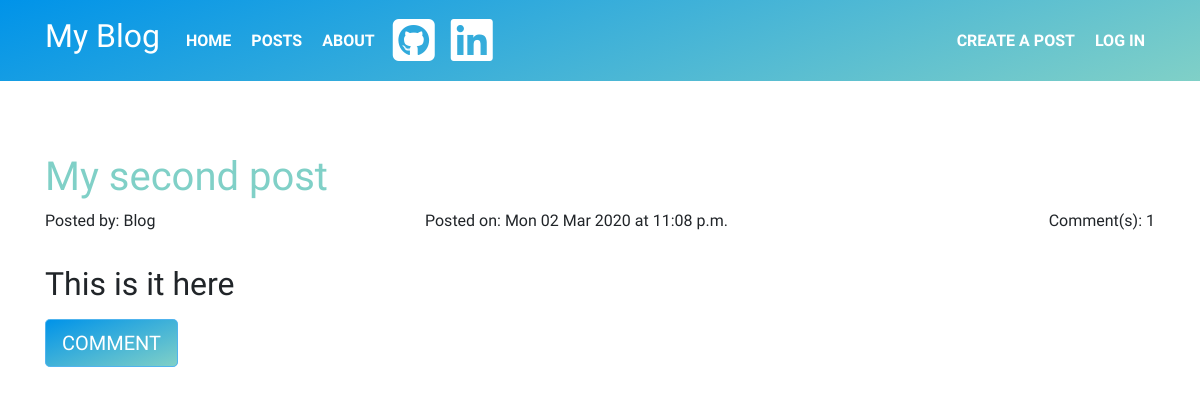
//post/14/, run on the app's committed database.
### blog/models.py (models this page shows, shortened)
class Post(models.Model):
    author = models.ForeignKey(User, on_delete=models.CASCADE)
    alias = models.CharField(max_length=50, null=True)
    title = models.CharField(max_length=100)
    text = models.TextField()
    created_date = models.DateTimeField(default=timezone.now)
    published_date = models.DateTimeField(null=True)
    def approved_comments(self):
        return self.comments.filter(approved_comment=True)

### blog/views.py (the view)
class PostDetailView(DetailView):
    model = Post

### blog/templates/blog/post_detail.html (shortened to what this page needs)
{%  extends 'blog/base.html' %}
{% block content %}
<div>
    <div>
        <h1 class="customtext"><a href="{% url 'post_detail' pk=post.pk %}">{{post.title}}</a></h1>
    </div>
    <div class="row">
        <div class="col-md-4">
            <p>Posted by: {{post.author|title}}</p>
        </div>
        <div class="col-md-4">
            {% if post.published_date %}
                <p>Posted on: {{post.published_date|date:"D d M Y"}} at {{post.published_date|time:"g:i a"}}</p>
            {% else %}
                <p>This Post has not yet been published</p>
            {% endif %}
        </div>
        <div class="col-md-4" align="right">
            {% if post.published_date %}
                    {% if post.approved_comments %}
                        <p>Comment(s): {{post.approved_comments.count}}</p>
                    {% else %}
                        <p>No Comments</p>
                    {% endif %}
            {% endif %}
        </div>
    </div>
        <div>
            <p>{{post.text|safe}}</p>
        </div>
        <div>
            {% if user.username == post.alias %}
                {% if post.published_date %}
                    <a href="{% url 'editpost' pk=post.pk %}"><i class="fas fa-edit"></i></a>
                    <a href="{% url 'deletepost' pk=post.pk %}"><i class="fas fa-trash"></i></a>
                {% else %}
                    <a href="{% url 'publish_post' pk=post.pk %}"><input type="button" value="PUBLISH" class="btn btn-warning btn-lg"></a>
                    <a href="{% url 'editpost' pk=post.pk %}"><i class="fas fa-edit btn btn-secondary btn-lg"></i></a>
                    <a href="{% url 'deletepost' pk=post.pk %}"><i class="fas fa-trash btn btn-danger btn-lg"></i></a>
                {% endif %}
            {% else %}
                <a href="{% url 'add_comment_to_post' pk=post.pk %}"><input type="button" value="COMMENT" class="btn btn-warning btn-lg"></a>
            {% endif %}
        </div>
    </div>
</div>
{% endblock %}

### blog/static/css/blog.css (style rules this page uses)
.fonty { font-family: 'Sirin Stencil', sans-serif; }
.customtext { background: radial-gradient(circle, rgba(0,147,233,1) 0%, rgba(128,208,199,1) 25%); -webkit-background-clip: text; -webkit-text-fill-color: transparent; }
.btn-warning { background-color: #0093E9; background-image: linear-gradient(160deg, #0093E9 0%, #80D0C7 100%); border-color: rgb(80, 180, 238); color: white; transition: 0.70s; -webkit-transition: 0.70s; -moz-transition: 0.70s; -ms-transition: 0.70s; -o-transition: 0.70s; }

### data on the page
Post: title "My second post", author "Blog", published_date "Mon 02 Mar 2020", published_date "11:08 p.m.", approved_comments.count "1", text "This is it here"
